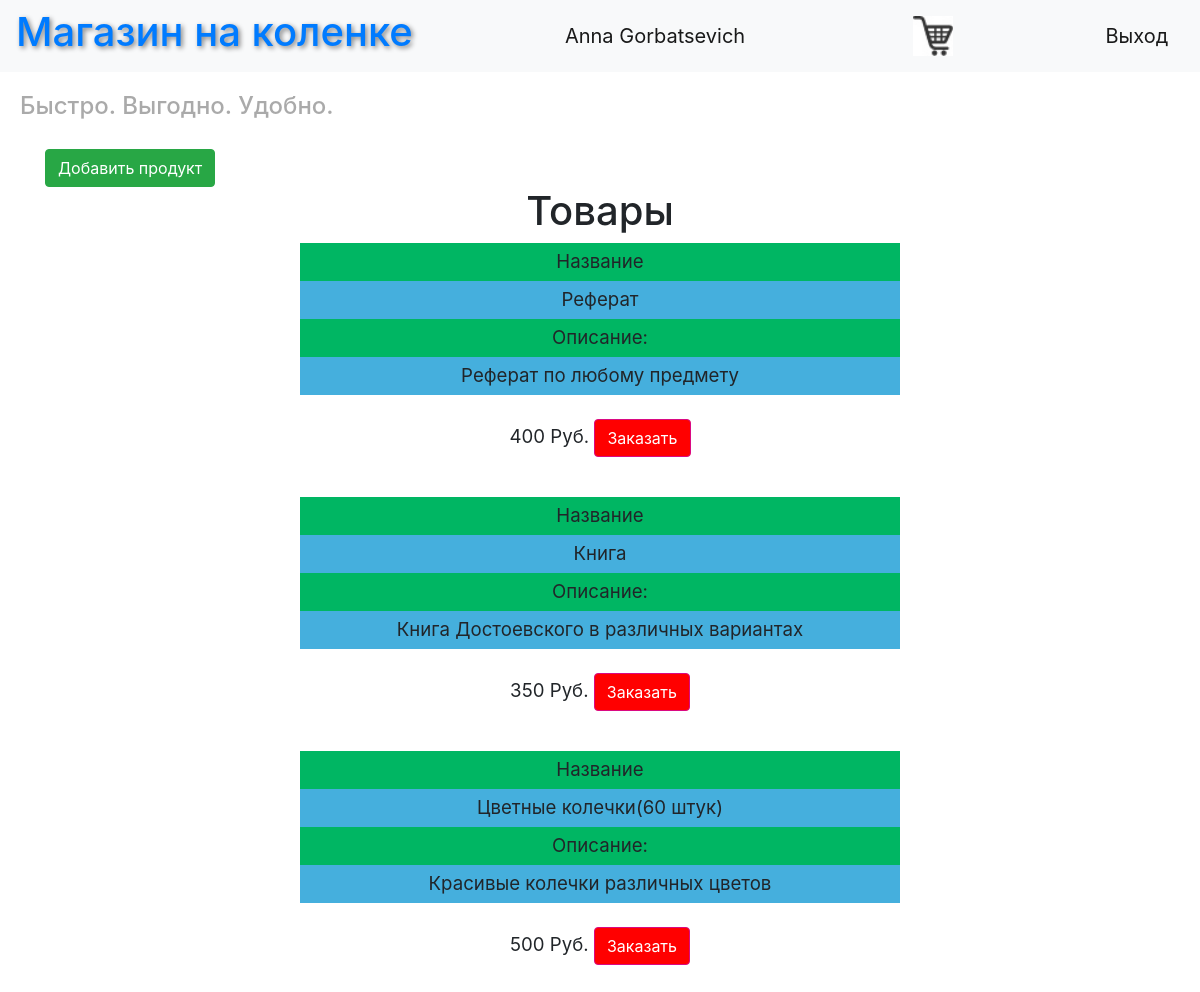
Screenshot of /index (signed in) with the database file from the repository.
### data/users.py (models this page shows, shortened)
class User(SqlAlchemyBase, UserMixin):
    __tablename__ = 'users'
    id = sqlalchemy.Column(sqlalchemy.Integer, primary_key=True, autoincrement=True)
    surname = sqlalchemy.Column(sqlalchemy.String, nullable=True)
    name = sqlalchemy.Column(sqlalchemy.String, nullable=True)
    age = sqlalchemy.Column(sqlalchemy.Integer, nullable=True)
    position = sqlalchemy.Column(sqlalchemy.String, nullable=True)
    speciality = sqlalchemy.Column(sqlalchemy.String, nullable=True)
    address = sqlalchemy.Column(sqlalchemy.String, nullable=True)
    email = sqlalchemy.Column(sqlalchemy.String, index=True, unique=True, nullable=True)
    hashed_password = sqlalchemy.Column(sqlalchemy.String, nullable=True)
    modifed_date = sqlalchemy.Column(sqlalchemy.DateTime, default=datetime.datetime.now)
    product = orm.relationship("Product", back_populates='user')

### data/product.py (models this page shows, shortened)
class Product(SqlAlchemyBase):
    __tablename__ = 'products'
    id = sqlalchemy.Column(sqlalchemy.Integer, primary_key=True, autoincrement=True)
    prev_id = sqlalchemy.Column(sqlalchemy.Integer)
    product = sqlalchemy.Column(sqlalchemy.String, nullable=True)
    country = sqlalchemy.Column(sqlalchemy.String, nullable=True)
    description = sqlalchemy.Column(sqlalchemy.String, nullable=True)
    others = sqlalchemy.Column(sqlalchemy.String, nullable=True)
    price = sqlalchemy.Column(sqlalchemy.Integer, nullable=True)
    picture = sqlalchemy.Column(sqlalchemy.BINARY, nullable=True)
    count = sqlalchemy.Column(sqlalchemy.Integer, nullable=True)
    team_leader = sqlalchemy.Column(sqlalchemy.Integer, sqlalchemy.ForeignKey("users.id"))
    user = orm.relationship('User')

### main_reg.py (the view)
    @app.route("/")
    @app.route("/index")
    def index():
        if not current_user.is_authenticated:
            return redirect('/register')
        session = db_session.create_session()
        products = session.query(Product).all()
        users = session.query(User).all()
        names = {name.id: (name.surname, name.name) for name in users}
        return render_template("index.html", products=products, names=names, title="Work Status")

### data/db_session.py (called while the page is built)
def create_session() -> Session:
    global __factory
    return __factory()

### templates/index.html (shortened to what this page needs)
{% extends "base.html" %}
{% block content %}
<a class="btn btn-success" href="/add_product">Добавить продукт</a>
<h1 align="center">Товары </h1>
{% for product in products %}
{% if product.description %}
    <div class="table_container">
        <table class="my_table" style="margin: auto">
            <tr class="my_row">
                <td class="title" width="600px" bgcolor="#00b663" align="center">Название</td>
            </tr>
            <tr class="my_row">
                <td class="ordinary" bgcolor="#45afdd" align="center">{{ product.product }}</td>
            </tr>
        </table>
        <table class="my_table" style="margin: auto">
            <tr class="my_row">
                <td class="title" width="600px" bgcolor="#00b663" align="center">Описание:</td>
            </tr>
            <tr class="my_row">
                <td class="ordinary" bgcolor="#45afdd" align="center">{{ product.description }}</td>
            </tr>
        </table>
        <br>
        <p align="center">{{product.price}} Руб.
            <a class="btn btn-success"  style="background-color: #ff0000; border-color: #da0983; margin: auto" href=product{{product.id}}>Заказать</a></p>
    </div>
<br>
{% endif %}
{% endfor %}
{% endblock %}

### templates/base.html (shortened to what this page needs)
<!DOCTYPE html>
<html lang="en">
<head>
    <link rel="stylesheet" href="https://stackpath.bootstrapcdn.com/bootstrap/4.4.1/css/bootstrap.min.css"
>
    <link rel="stylesheet" type="text/css" href="../static/css/style.css"/>
</head>
<body>
<header>
    <nav class="navbar navbar-light bg-light">
        <a href="/"><h1 style="text-shadow:2px 2px 5px grey">Магазин на коленке</h1></a>
        {% if current_user.is_authenticated %}
        <a class="navbar-brand" href="#">{{ current_user.name }} {{ current_user.surname }}</a>
        <a href="/cart"><img src="static/img/cart.png" width="40px" height="'40px"/></a>
        <a class="navbar-brand" href="/logout">Выход</a>
        {% else %}
        <p>
            <a class="btn btn-primary " href="/register">Register</a>
            <a class="btn btn-success" href="/login">Log in</a>
        </p>
        {% endif %}
    </nav>
    <h4 style="font-style: fantasy">Быстро. Выгодно. Удобно.</h4>
</header>
<main role="main" class="container">
    {% block content %}{% endblock %}
</main>
</body>
</html>

### static/css/style.css (style rules this page uses)
td.title { background-color: "#dddddd"; align: "center"; font-size: 14pt; padding: 5px; }
td.ordinary { background-color: "#eeeeff"; align: "center"; font-size: 14pt; padding: 5px; }
h4 { color: #aaaaaa; padding: 20px; }
p { font-size: 14pt; }

### rows the page displays
User: name "Anna", surname "Gorbatsevich"
Product: product "Реферат", description "Реферат по любому предмету", price "400"
Product: product "Книга", description "Книга Достоевского в различных вариантах", price "350"
Product: product "Цветные колечки(60 штук)", description "Красивые колечки различных цветов", price "500"
